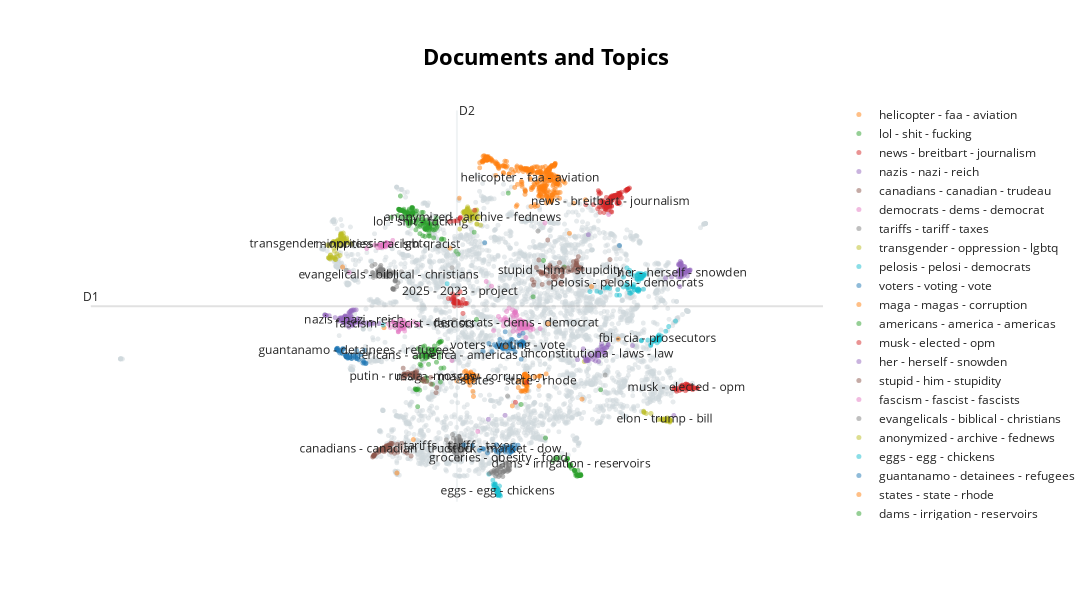

Here is the notebook cell this chart was saved with:
### Code cell
topic_model.visualize_documents( # Visualize documents in an interactive 2D map 
    comments, 
    topics=list(range(30)),
    custom_labels = True,
    height = 600
)
